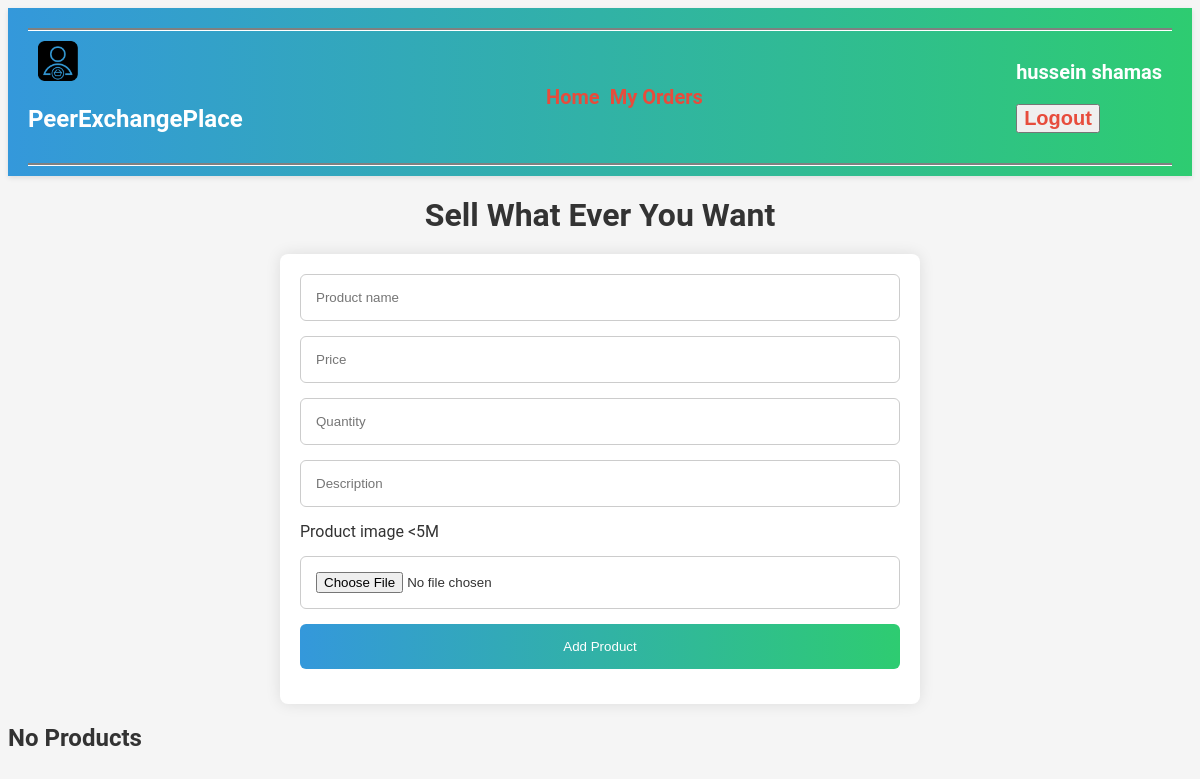
The page /sell.php (signed in) on the database as committed earlier.
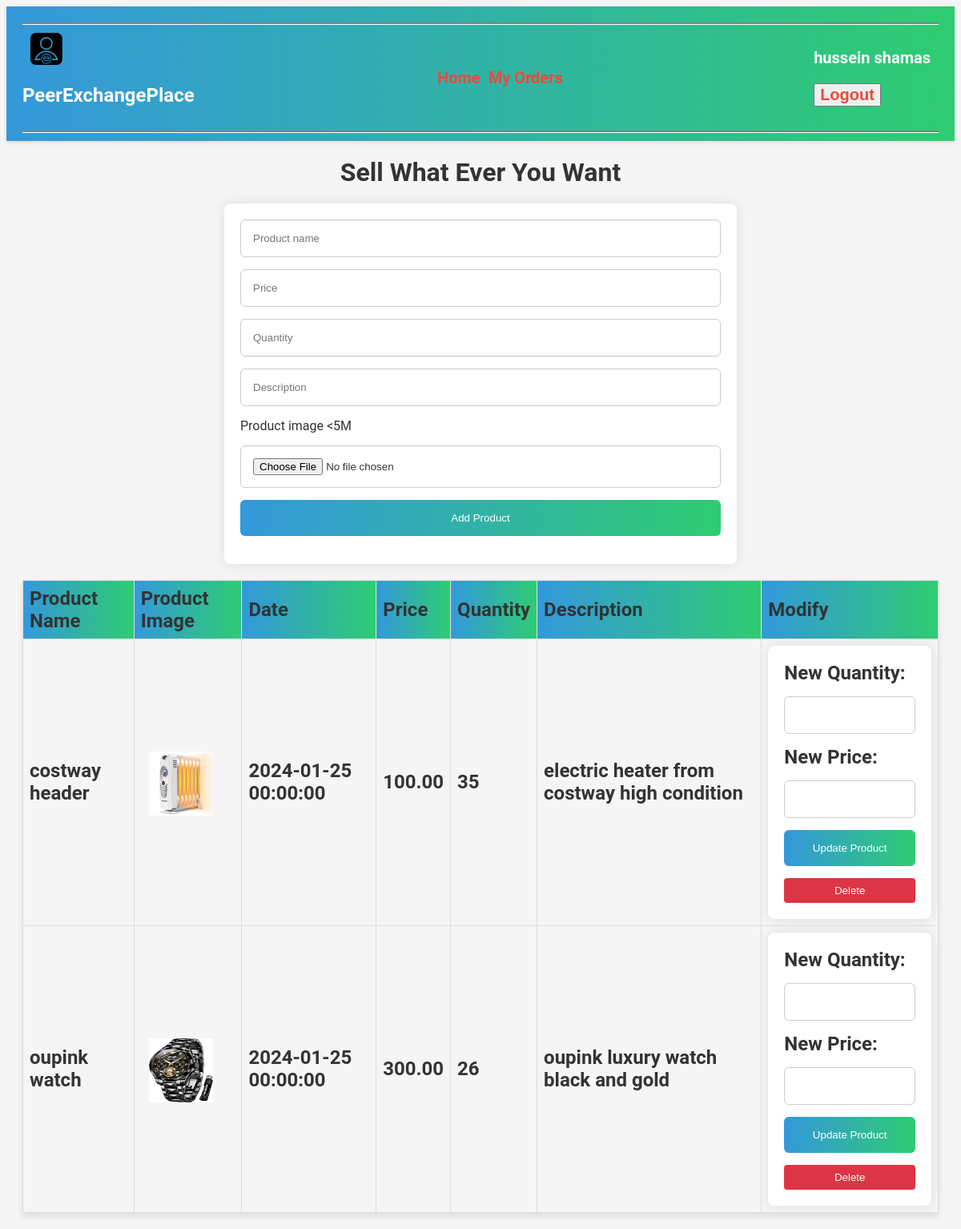
The same page on the database as committed later.
### tables this page shows
CREATE TABLE `product` (
  `product_id` int(11) NOT NULL,
  `product_name` varchar(255) DEFAULT NULL,
  `price` decimal(10,2) DEFAULT NULL,
  `description` text DEFAULT NULL,
  `quantity` int(11) DEFAULT NULL,
  `date` datetime DEFAULT NULL,
  `seller_email` varchar(255) DEFAULT NULL,
  `product_image` varchar(225) NOT NULL
);

### sell.php (the view, shortened to what this page needs)
<?php
include('connect.php');
?>
<!DOCTYPE html>
<html lang="en">
<head>
    <link rel="stylesheet" href="index.css">
    <link rel="stylesheet" href="sell.css">
</head>
<body>
<nav class="navbar">
<div class="nav-line"></div>
            <div class="navdiv">
                <div class="logo"> <a href="index.php"><img src="pictures/icon3.ico" alt="logo"><h2>PeerExchangePlace</h2></a> </div>
                    <ul>
                        <li><a href="index.php">Home</a></li>
                        <?php
                         if (isset($_SESSION['firstname']) && isset($_SESSION['lastname']) && ( $_SESSION['email'] )) {
                            echo'<li><a href="orders.php">My Orders</a></li></ul><ul>';
                            echo '<li><div class="name">' . $_SESSION['firstname'].' '.$_SESSION['lastname'] . '</div>';
                            echo '<button><a href="logout.php">Logout</a></button></li>';
                         }
                        ?>
                    </ul>
            </div>
            <div class="nav-line"></div>
        </nav>
        <h1>Sell What Ever You Want</h1>
        <form action="sellconnect.php" method="post" enctype="multipart/form-data">
            <input type="text" placeholder="Product name" name="product_name" required>
            <input type="number" name="price" placeholder="Price" step="0.01" min="1" required>
            <input type="number" placeholder="Quantity" name="quantity" min="1" required>
            <input type="text" placeholder="Description" name="description" rows="4" required>
            <label for="product_image">Product image <5M</label>
            <input type="file" name="product_image" accept=".jpg, .jpeg, .png" required>
            <input type="submit" value="Add Product">
            </form>
        <?php
        $email=$_SESSION['email'];
        $query="SELECT * FROM product WHERE seller_email = '$email' ";
        $result=$connect->query($query);
        if ($result === false) {
            echo "Error executing query: " . $connect->error;
        } else {
            if ($result->num_rows > 0) {
                echo '<div class="MyProducts"><h2>';
                echo '<table border="1">';
                echo '<tr>';
                echo '<th>Product Name</th>';
                echo '<th>Product Image</th>';
                echo '<th>Date</th>';
                echo '<th>Price</th>';
                echo '<th>Quantity</th>';
                echo '<th>Description</th>';
                echo '<th>Modify</th>';
                echo '</tr>';
                while ($row = $result->fetch_assoc()) {
                    echo '<tr>';
                    echo '<td>' . $row['product_name'] . '</td>';
                    echo '<td><img src="' . $row['product_image'] . '"></td>';
                    echo '<td>' . $row['date'] . '</td>';
                    echo '<td>' . $row['price'] . '</td>';
                    echo '<td>' . $row['quantity'] . '</td>';
                    echo '<td>' . $row['description'] . '</td>';
                    echo '<td><form method="post" action="">';
                   echo ' <label for="new_quantity">New Quantity:</label>';
                   echo' <input type="number" name="new_quantity" required>';
                    echo'<label for="new_price">New Price:</label>';
                    echo'<input type="number" step="0.01" name="new_price" required>';
                    echo'<input type="submit" value="Update Product">';
                    echo '<button type="submit" name="delete_product">Delete</button>';
                    echo '</form></td>';
                    echo '</tr></div>';
                }
            }else{
                echo "<h2>No Products</h2>";
            }
        }
            ?>
</body>
</html>

### index.css (style rules this page uses)
* { text-decoration: none; }
body { font-family: 'Roboto', sans-serif; background-color: #f5f5f5; color: #333; }
.nav-line { flex: 1; height: 1px; background-color: #fff; }
.navbar { background: linear-gradient(to right, #3498db, #2ecc71); color: #fff; padding: 10px 20px; box-shadow: 0 2px 5px rgba(0, 0, 0, 0.1); }
.navdiv { display: flex; align-items: center; justify-content: space-between; }
.logo img { width: 40px; height: 40px; margin-right: 10px; }
.logo h2 { color: #fff; font-size: 1.5rem; }
img { margin-top: 10px; margin-left: 10px; width: 80px; height: 80px; }
.name { font-weight: 600; font-size: 20px; }
a { text-decoration: none; color: #fff; }
ul { list-style-type: none; margin: 0; padding: 0; overflow: hidden; display: flex; }
li { margin-top: 10px; float: left; margin-right: 10px; }
ul button { margin-top: 20px; float: left; margin-right: 10px; }
ul a { text-decoration: none; color: #e74c3c ; font-weight: 600; font-size: 20px; }
.nav-line { border-top: 2px solid #808080; margin-top: 10px; }
form { display: flex; flex-direction: column; }

### sell.css (style rules this page uses)
h1 { text-align: center; margin: 20px 0; color: #333; }
form { max-width: 600px; margin: 0 auto; padding: 20px; background-color: #fff; border-radius: 8px; box-shadow: 0 0 15px rgba(0, 0, 0, 0.1); }
input, label { display: block; margin-bottom: 15px; }
input[type="text"], input[type="number"], input[type="file"] { width: 100%; padding: 15px; box-sizing: border-box; border: 1px solid #ccc; border-radius: 6px; }
input[type="submit"] { background: linear-gradient(to right, #3498db, #2ecc71); color: #fff; padding: 15px 20px; border: none; border-radius: 6px; cursor: pointer; }
.MyProducts { text-align: center; margin: 20px; }
.MyProducts h2 { color: #333; font-size: 24px; }
.MyProducts table { border-collapse: collapse; width: 100%; margin-top: 20px; box-shadow: 0 4px 8px rgba(0, 0, 0, 0.1); }
.MyProducts th, .MyProducts td { border: 1px solid #ddd; padding: 8px; text-align: left; }
.MyProducts th { background: linear-gradient(to right, #3498db, #2ecc71); background-color: #f2f2f2; }
.MyProducts img { max-width: 100px; max-height: 100px; }
.MyProducts button { background-color: #dc3545; color: #fff; padding: 8px 12px; border: none; border-radius: 4px; cursor: pointer; transition: background-color 0.3s ease; }

Rows that differ between the two databases and show on the page:
added product: product_name "costway header", product_image (picture), date "2024-01-25 00:00:00", price "100.00", quantity "35", description "electric heater from costway high condition"
added product: product_name "oupink watch", product_image (picture), date "2024-01-25 00:00:00", price "300.00", quantity "26", description "oupink luxury watch black and gold"
Other text that changed with them:
text no longer shown: "No Products"
text now shown: "Product Name Product Image Date Price Quantity Description Modify"
